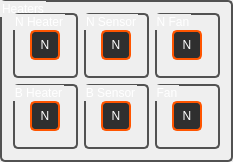
         <widget class="QGroupBox" name="groupBox_41">
          <property name="maximumSize">
           <size>
            <width>250</width>
            <height>200</height>
           </size>
          </property>
          <property name="styleSheet">
           <string notr="true">QGroupBox  {
	color: white;
	border-style: solid;	
	border-width:2px; 
	border-color:	rgb(82,82,82);
	border-radius:5px;
}
</string>
          </property>
          <property name="title">
           <string>Heaters</string>
          </property>
          <layout class="QGridLayout" name="gridLayout_43">
           <item row="0" column="2">
            <widget class="QGroupBox" name="groupBox_39">
             <property name="minimumSize">
              <size>
               <width>65</width>
               <height>65</height>
              </size>
             </property>
             <property name="maximumSize">
              <size>
               <width>65</width>
               <height>65</height>
              </size>
             </property>
             <property name="styleSheet">
              <string notr="true">QGroupBox  {
	color: white;
	border-style: solid;	
	border-width:2px; 
	border-color:	rgb(82,82,82);
	border-radius:5px;
}
</string>
             </property>
             <property name="title">
              <string>N Fan</string>
             </property>
             <layout class="QGridLayout" name="gridLayout_41">
              <item row="0" column="0">
               <widget class="QPushButton" name="Pin_Button_22">
                <property name="enabled">
                 <bool>true</bool>
                </property>
                <property name="minimumSize">
                 <size>
                  <width>30</width>
                  <height>30</height>
                 </size>
                </property>
                <property name="maximumSize">
                 <size>
                  <width>30</width>
                  <height>30</height>
                 </size>
                </property>
                <property name="font">
                 <font>
                  <pointsize>9</pointsize>
                 </font>
                </property>
                <property name="styleSheet">
                 <string notr="true">QPushButton {
background-color:rgb(47, 47, 47);
color: rgb(255, 255, 255);
border-style: solid;
border-radius:5px;
border-width:2px; 
border-color:rgb(255, 85, 0);
}
QPushButton:hover {
border-width:3px; 
border-color:rgb(255, 115, 30);
}
QPushButton:pressed {
background-color:rgb(255, 115, 30);
border-color: rgb(255, 195, 110);
border-width: 4px;     
}
QPushButton:disabled{
background-color: rgb(255, 149, 62);
color: rgb(83, 83, 83);
border-color:rgb(83, 83, 83);
}

</string>
                </property>
                <property name="text">
                 <string>N</string>
                </property>
               </widget>
              </item>
             </layout>
            </widget>
           </item>
           <item row="1" column="0">
            <widget class="QGroupBox" name="groupBox_37">
             <property name="minimumSize">
              <size>
               <width>65</width>
               <height>65</height>
              </size>
             </property>
             <property name="maximumSize">
              <size>
               <width>65</width>
               <height>65</height>
              </size>
             </property>
             <property name="styleSheet">
              <string notr="true">QGroupBox  {
	color: white;
	border-style: solid;	
	border-width:2px; 
	border-color:	rgb(82,82,82);
	border-radius:5px;
}
</string>
             </property>
             <property name="title">
              <string>B Heater</string>
             </property>
             <layout class="QGridLayout" name="gridLayout_39">
              <item row="0" column="0">
               <widget class="QPushButton" name="Pin_Button_23">
                <property name="enabled">
                 <bool>true</bool>
                </property>
                <property name="minimumSize">
                 <size>
                  <width>30</width>
                  <height>30</height>
                 </size>
                </property>
                <property name="maximumSize">
                 <size>
                  <width>30</width>
                  <height>30</height>
                 </size>
                </property>
                <property name="font">
                 <font>
                  <pointsize>9</pointsize>
                 </font>
                </property>
                <property name="styleSheet">
                 <string notr="true">QPushButton {
background-color:rgb(47, 47, 47);
color: rgb(255, 255, 255);
border-style: solid;
border-radius:5px;
border-width:2px; 
border-color:rgb(255, 85, 0);
}
QPushButton:hover {
border-width:3px; 
border-color:rgb(255, 115, 30);
}
QPushButton:pressed {
background-color:rgb(255, 115, 30);
border-color: rgb(255, 195, 110);
border-width: 4px;     
}
QPushButton:disabled{
background-color: rgb(255, 149, 62);
color: rgb(83, 83, 83);
border-color:rgb(83, 83, 83);
}

</string>
                </property>
                <property name="text">
                 <string>N</string>
                </property>
               </widget>
              </item>
             </layout>
            </widget>
           </item>
           <item row="0" column="1">
            <widget class="QGroupBox" name="groupBox_36">
             <property name="minimumSize">
              <size>
               <width>65</width>
               <height>65</height>
              </size>
             </property>
             <property name="maximumSize">
              <size>
               <width>65</width>
               <height>65</height>
              </size>
             </property>
             <property name="styleSheet">
              <string notr="true">QGroupBox  {
	color: white;
	border-style: solid;	
	border-width:2px; 
	border-color:	rgb(82,82,82);
	border-radius:5px;
}
</string>
             </property>
             <property name="title">
              <string>N Sensor</string>
             </property>
             <layout class="QGridLayout" name="gridLayout_38">
              <item row="0" column="0">
               <widget class="QPushButton" name="Pin_Button_21">
                <property name="enabled">
                 <bool>true</bool>
                </property>
                <property name="minimumSize">
                 <size>
                  <width>30</width>
                  <height>30</height>
                 </size>
                </property>
                <property name="maximumSize">
                 <size>
                  <width>30</width>
                  <height>30</height>
                 </size>
                </property>
                <property name="font">
                 <font>
                  <pointsize>9</pointsize>
                 </font>
                </property>
                <property name="styleSheet">
                 <string notr="true">QPushButton {
background-color:rgb(47, 47, 47);
color: rgb(255, 255, 255);
border-style: solid;
border-radius:5px;
border-width:2px; 
border-color:rgb(255, 85, 0);
}
QPushButton:hover {
border-width:3px; 
border-color:rgb(255, 115, 30);
}
QPushButton:pressed {
background-color:rgb(255, 115, 30);
border-color: rgb(255, 195, 110);
border-width: 4px;     
}
QPushButton:disabled{
background-color: rgb(255, 149, 62);
color: rgb(83, 83, 83);
border-color:rgb(83, 83, 83);
}

</string>
                </property>
                <property name="text">
                 <string>N</string>
                </property>
               </widget>
              </item>
             </layout>
            </widget>
           </item>
           <item row="0" column="0">
            <widget class="QGroupBox" name="groupBox_35">
             <property name="minimumSize">
              <size>
               <width>65</width>
               <height>65</height>
              </size>
             </property>
             <property name="maximumSize">
              <size>
               <width>65</width>
               <height>65</height>
              </size>
             </property>
             <property name="styleSheet">
              <string notr="true">QGroupBox  {
	color: white;
	border-style: solid;	
	border-width:2px; 
	border-color:	rgb(82,82,82);
	border-radius:5px;
}
</string>
             </property>
             <property name="title">
              <string>N Heater</string>
             </property>
             <layout class="QGridLayout" name="gridLayout_37">
              <item row="0" column="0">
               <widget class="QPushButton" name="Pin_Button_20">
                <property name="enabled">
                 <bool>true</bool>
                </property>
                <property name="minimumSize">
                 <size>
                  <width>30</width>
                  <height>30</height>
                 </size>
                </property>
                <property name="maximumSize">
                 <size>
                  <width>30</width>
                  <height>30</height>
                 </size>
                </property>
                <property name="font">
                 <font>
                  <pointsize>9</pointsize>
                 </font>
                </property>
                <property name="styleSheet">
                 <string notr="true">QPushButton {
background-color:rgb(47, 47, 47);
color: rgb(255, 255, 255);
border-style: solid;
border-radius:5px;
border-width:2px; 
border-color:rgb(255, 85, 0);
}
QPushButton:hover {
border-width:3px; 
border-color:rgb(255, 115, 30);
}
QPushButton:pressed {
background-color:rgb(255, 115, 30);
border-color: rgb(255, 195, 110);
border-width: 4px;     
}
QPushButton:disabled{
background-color: rgb(255, 149, 62);
color: rgb(83, 83, 83);
border-color:rgb(83, 83, 83);
}

</string>
                </property>
                <property name="text">
                 <string>N</string>
                </property>
               </widget>
              </item>
             </layout>
            </widget>
           </item>
           <item row="1" column="2">
            <widget class="QGroupBox" name="groupBox_40">
             <property name="minimumSize">
              <size>
               <width>65</width>
               <height>65</height>
              </size>
             </property>
             <property name="maximumSize">
              <size>
               <width>65</width>
               <height>65</height>
              </size>
             </property>
             <property name="styleSheet">
              <string notr="true">QGroupBox  {
	color: white;
	border-style: solid;	
	border-width:2px; 
	border-color:	rgb(82,82,82);
	border-radius:5px;
}
</string>
             </property>
             <property name="title">
              <string>Fan</string>
             </property>
             <layout class="QGridLayout" name="gridLayout_42">
              <item row="0" column="0">
               <widget class="QPushButton" name="Pin_Button_25">
                <property name="enabled">
                 <bool>true</bool>
                </property>
                <property name="minimumSize">
                 <size>
                  <width>30</width>
                  <height>30</height>
                 </size>
                </property>
                <property name="maximumSize">
                 <size>
                  <width>30</width>
                  <height>30</height>
                 </size>
                </property>
                <property name="font">
                 <font>
                  <pointsize>9</pointsize>
                 </font>
                </property>
                <property name="styleSheet">
                 <string notr="true">QPushButton {
background-color:rgb(47, 47, 47);
color: rgb(255, 255, 255);
border-style: solid;
border-radius:5px;
border-width:2px; 
border-color:rgb(255, 85, 0);
}
QPushButton:hover {
border-width:3px; 
border-color:rgb(255, 115, 30);
}
QPushButton:pressed {
background-color:rgb(255, 115, 30);
border-color: rgb(255, 195, 110);
border-width: 4px;     
}
QPushButton:disabled{
background-color: rgb(255, 149, 62);
color: rgb(83, 83, 83);
border-color:rgb(83, 83, 83);
}

</string>
                </property>
                <property name="text">
                 <string>N</string>
                </property>
               </widget>
              </item>
             </layout>
            </widget>
           </item>
           <item row="1" column="1">
            <widget class="QGroupBox" name="groupBox_38">
             <property name="minimumSize">
              <size>
               <width>65</width>
               <height>65</height>
              </size>
             </property>
             <property name="maximumSize">
              <size>
               <width>65</width>
               <height>65</height>
              </size>
             </property>
             <property name="styleSheet">
              <string notr="true">QGroupBox  {
	color: white;
	border-style: solid;	
	border-width:2px; 
	border-color:	rgb(82,82,82);
	border-radius:5px;
}
</string>
             </property>
             <property name="title">
              <string>B Sensor</string>
             </property>
             <layout class="QGridLayout" name="gridLayout_40">
              <item row="0" column="0">
               <widget class="QPushButton" name="Pin_Button_24">
                <property name="enabled">
                 <bool>true</bool>
                </property>
                <property name="minimumSize">
                 <size>
                  <width>30</width>
                  <height>30</height>
                 </size>
                </property>
                <property name="maximumSize">
                 <size>
                  <width>30</width>
                  <height>30</height>
                 </size>
                </property>
                <property name="font">
                 <font>
                  <pointsize>9</pointsize>
                 </font>
                </property>
                <property name="styleSheet">
                 <string notr="true">QPushButton {
background-color:rgb(47, 47, 47);
color: rgb(255, 255, 255);
border-style: solid;
border-radius:5px;
border-width:2px; 
border-color:rgb(255, 85, 0);
}
QPushButton:hover {
border-width:3px; 
border-color:rgb(255, 115, 30);
}
QPushButton:pressed {
background-color:rgb(255, 115, 30);
border-color: rgb(255, 195, 110);
border-width: 4px;     
}
QPushButton:disabled{
background-color: rgb(255, 149, 62);
color: rgb(83, 83, 83);
border-color:rgb(83, 83, 83);
}

</string>
                </property>
                <property name="text">
                 <string>N</string>
                </property>
               </widget>
              </item>
             </layout>
            </widget>
           </item>
          </layout>
         </widget>
